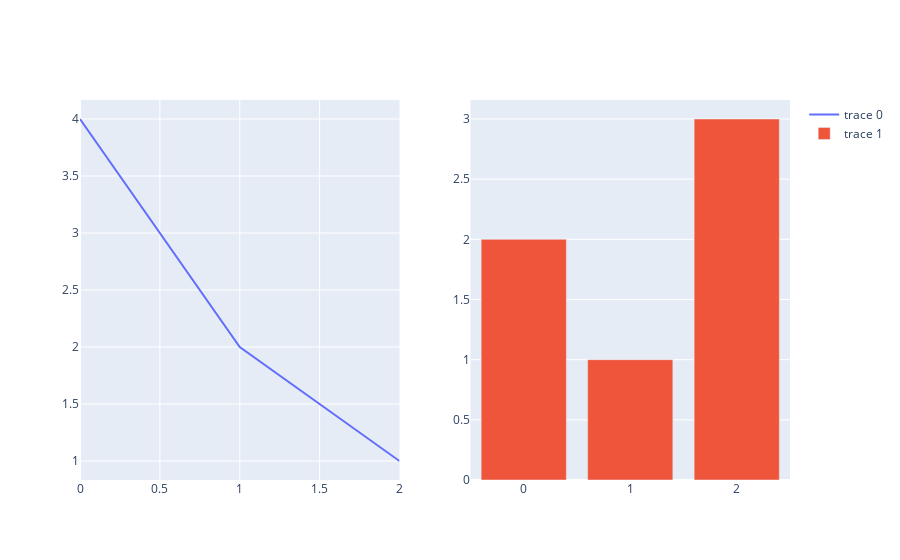

Notebook cell for this chart:
### Code cell
fig = make_subplots(rows=1, cols=2)

fig.add_trace(go.Scatter(y=[4, 2, 1], mode="lines"), row=1, col=1)
fig.add_trace(go.Bar(y=[2, 1, 3]), row=1, col=2)

fig.show()

### Figure 1 — Plotly figure (JSON) as saved in the notebook; plotly's stock layout.template omitted (floating-point values rounded to 4 significant figures)
{"data": [{"mode": "lines", "type": "scatter", "xaxis": "x", "y": [4, 2, 1], "yaxis": "y"}, {"type": "bar", "xaxis": "x2", "y": [2, 1, 3], "yaxis": "y2"}], "layout": {"xaxis": {"anchor": "y", "domain": [0, 0.45]}, "xaxis2": {"anchor": "y2", "domain": [0.55, 1]}, "yaxis": {"anchor": "x", "domain": [0, 1]}, "yaxis2": {"anchor": "x2", "domain": [0, 1]}}}
